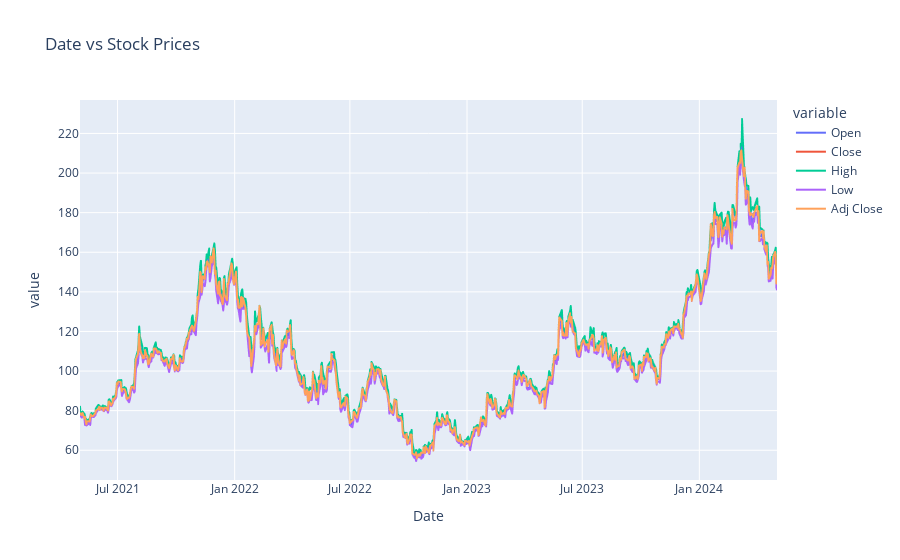

Notebook code for this chart:
### Code cell
fig = px.line(df_amd, y=['Open', 'Close', 'High', 'Low', 'Adj Close'], title = 'Date vs Stock Prices')
fig.show()

### Figure 1 — Plotly figure (JSON) as saved in the notebook; plotly's stock layout.template omitted (floating-point values rounded to 4 significant figures; data arrays with more than 128 entries replaced by an {"elided": "..."} marker saying what was removed)
{"data": [{"hovertemplate": "variable=Open<br>Date=%{x}<br>value=%{y}<extra></extra>", "legendgroup": "Open", "line": {"color": "#636efa", "dash": "solid"}, "marker": {"symbol": "circle"}, "mode": "lines", "name": "Open", "showlegend": true, "type": "scattergl", "x": {"elided": "756 str values"}, "xaxis": "x", "y": {"elided": "756 float values"}, "yaxis": "y"}, {"hovertemplate": "variable=Close<br>Date=%{x}<br>value=%{y}<extra></extra>", "legendgroup": "Close", "line": {"color": "#EF553B", "dash": "solid"}, "marker": {"symbol": "circle"}, "mode": "lines", "name": "Close", "showlegend": true, "type": "scattergl", "x": {"elided": "756 str values"}, "xaxis": "x", "y": {"elided": "756 float values"}, "yaxis": "y"}, {"hovertemplate": "variable=High<br>Date=%{x}<br>value=%{y}<extra></extra>", "legendgroup": "High", "line": {"color": "#00cc96", "dash": "solid"}, "marker": {"symbol": "circle"}, "mode": "lines", "name": "High", "showlegend": true, "type": "scattergl", "x": {"elided": "756 str values"}, "xaxis": "x", "y": {"elided": "756 float values"}, "yaxis": "y"}, {"hovertemplate": "variable=Low<br>Date=%{x}<br>value=%{y}<extra></extra>", "legendgroup": "Low", "line": {"color": "#ab63fa", "dash": "solid"}, "marker": {"symbol": "circle"}, "mode": "lines", "name": "Low", "showlegend": true, "type": "scattergl", "x": {"elided": "756 str values"}, "xaxis": "x", "y": {"elided": "756 float values"}, "yaxis": "y"}, {"hovertemplate": "variable=Adj Close<br>Date=%{x}<br>value=%{y}<extra></extra>", "legendgroup": "Adj Close", "line": {"color": "#FFA15A", "dash": "solid"}, "marker": {"symbol": "circle"}, "mode": "lines", "name": "Adj Close", "showlegend": true, "type": "scattergl", "x": {"elided": "756 str values"}, "xaxis": "x", "y": {"elided": "756 float values"}, "yaxis": "y"}], "layout": {"legend": {"title": {"text": "variable"}, "tracegroupgap": 0}, "title": {"text": "Date vs Stock Prices"}, "xaxis": {"anchor": "y", "domain": [0, 1], "title": {"text": "Date"}}, "yaxis": {"anchor": "x", "domain": [0, 1], "title": {"text": "value"}}}}
